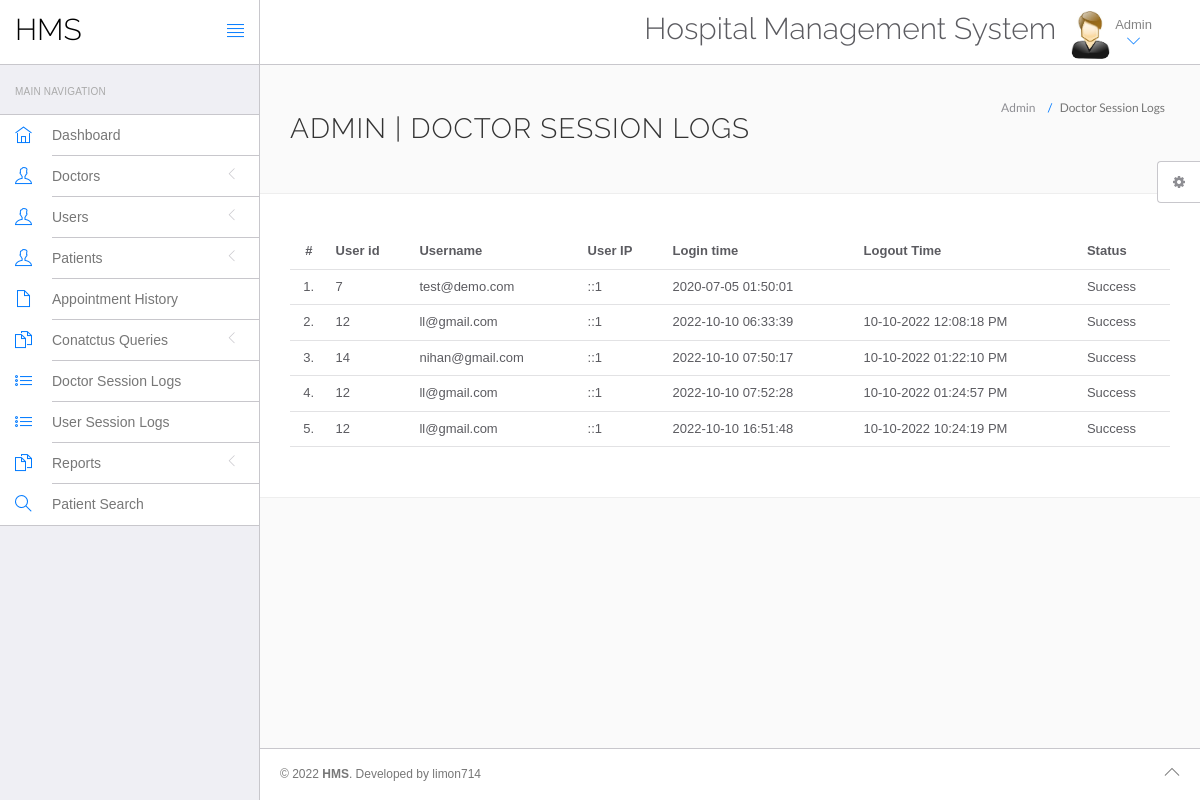
/hospital/hms/admin/doctor-logs.php (signed in), run on the app's committed database.
### tables this page shows
CREATE TABLE `doctorslog` (
  `id` int(11) NOT NULL,
  `uid` int(11) DEFAULT NULL,
  `username` varchar(255) DEFAULT NULL,
  `userip` binary(16) DEFAULT NULL,
  `loginTime` timestamp NULL DEFAULT current_timestamp(),
  `logout` varchar(255) DEFAULT NULL,
  `status` int(11) DEFAULT NULL
);

### hospital/hms/admin/doctor-logs.php (the view, shortened to what this page needs)
<?php
include('include/config.php');
?>
<!DOCTYPE html>
<html lang="en">
	<head>
		<link rel="stylesheet" href="vendor/bootstrap/css/bootstrap.min.css">
		<link rel="stylesheet" href="vendor/fontawesome/css/font-awesome.min.css">
		<link rel="stylesheet" href="vendor/themify-icons/themify-icons.min.css">
		<link href="vendor/animate.css/animate.min.css" rel="stylesheet" media="screen">
		<link href="vendor/perfect-scrollbar/perfect-scrollbar.min.css" rel="stylesheet" media="screen">
		<link href="vendor/switchery/switchery.min.css" rel="stylesheet" media="screen">
		<link href="vendor/bootstrap-touchspin/jquery.bootstrap-touchspin.min.css" rel="stylesheet" media="screen">
		<link href="vendor/select2/select2.min.css" rel="stylesheet" media="screen">
		<link href="vendor/bootstrap-datepicker/bootstrap-datepicker3.standalone.min.css" rel="stylesheet" media="screen">
		<link href="vendor/bootstrap-timepicker/bootstrap-timepicker.min.css" rel="stylesheet" media="screen">
		<link rel="stylesheet" href="assets/css/styles.css">
		<link rel="stylesheet" href="assets/css/plugins.css">
		<link rel="stylesheet" href="assets/css/themes/theme-1.css" id="skin_color" />
	</head>
	<body>
		<div id="app">
<?php include('include/sidebar.php');?>
			<div class="app-content">
					<?php include('include/header.php');?>
				<div class="main-content" >
					<div class="wrap-content container" id="container">
						<section id="page-title">
							<div class="row">
								<div class="col-sm-8">
									<h1 class="mainTitle">Admin  | Doctor Session Logs</h1>
																	</div>
								<ol class="breadcrumb">
									<li>
										<span>Admin </span>
									</li>
									<li class="active">
										<span>Doctor Session Logs</span>
									</li>
								</ol>
							</div>
						</section>
						<div class="container-fluid container-fullw bg-white">
									<div class="row">
								<div class="col-md-12">
									<table class="table table-hover" id="sample-table-1">
										<thead>
											<tr>
												<th class="center">#</th>
												<th class="hidden-xs">User id</th>
												<th>Username</th>
												<th>User IP</th>
												<th>Login time</th>
												<th>Logout Time </th>
												<th> Status </th>
											</tr>
										</thead>
										<tbody>
<?php
$sql=mysqli_query($con,"select * from doctorslog ");
$cnt=1;
while($row=mysqli_fetch_array($sql))
{
?>
											<tr>
												<td class="center"><?php echo $cnt;?>.</td>
												<td class="hidden-xs"><?php echo $row['uid'];?></td>
												<td class="hidden-xs"><?php echo $row['username'];?></td>
												<td><?php echo $row['userip'];?></td>
												<td><?php echo $row['loginTime'];?></td>
												<td><?php echo $row['logout'];?>
												</td>
												<td>
<?php if($row['status']==1)
{
	echo "Success";
}
else
{
	echo "Failed";
}?>
</td>
											</tr>
											<?php
$cnt=$cnt+1;
											 }?>
										</tbody>
									</table>
								</div>
							</div>
								</div>
					</div>
				</div>
			</div>
	<?php include('include/footer.php');?>
	<?php include('include/setting.php');?>
		</div>
	</body>
</html>

### hospital/hms/admin/assets/css/themes/theme-1.css (style rules this page uses)
body { background: #FAFAFA; }

### data on the page
doctorslog: uid "7", username "test@demo.com", userip "::1", loginTime "2020-07-05 01:50:01", status "Success"
doctorslog: uid "12", username "ll@gmail.com", userip "::1", loginTime "2022-10-10 06:33:39", logout "10-10-2022 12:08:18 PM", status "Success"
doctorslog: uid "14", username "nihan@gmail.com", userip "::1", loginTime "2022-10-10 07:50:17", logout "10-10-2022 01:22:10 PM", status "Success"
doctorslog: uid "12", username "ll@gmail.com", userip "::1", loginTime "2022-10-10 07:52:28", logout "10-10-2022 01:24:57 PM", status "Success"
doctorslog: uid "12", username "ll@gmail.com", userip "::1", loginTime "2022-10-10 16:51:48", logout "10-10-2022 10:24:19 PM", status "Success"
